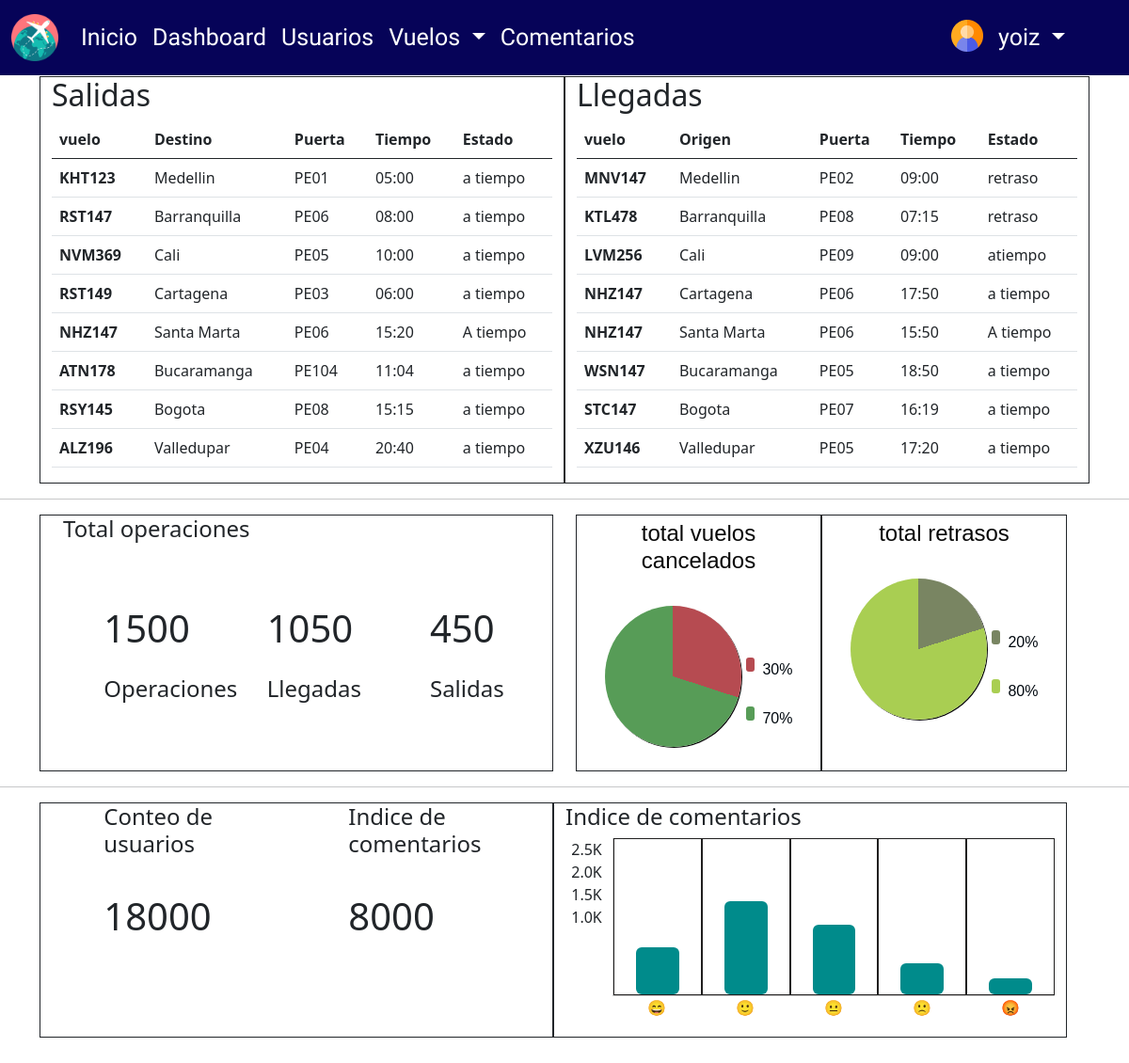
Page /dashboard (signed in) on the committed database.
### tables this page shows
CREATE TABLE usuarios (idusuarios INTEGER PRIMARY KEY ASC AUTOINCREMENT, nombre VARCHAR (45) NOT NULL, correo VARCHAR (45) UNIQUE NOT NULL, contrasena VARCHAR (45) NOT NULL, rol VARCHAR DEFAULT user NOT NULL);

CREATE TABLE vuelos (idvuelos INTEGER PRIMARY KEY ASC AUTOINCREMENT, origen VARCHAR (45), destino VARCHAR (45), estado VARCHAR (45), numero_vuelo VARCHAR (45), gate VARCHAR (15), hora_salida TIME, hora_llegada TIME, fecha_ida DATE, fecha_vuelta DATE, piloto VARCHAR (45), avion VARCHAR (45), capacidad INT);

### app.py (the view)
@app.route('/dashboard', methods=['GET', 'POST'])
@login_required
def dashboard():
    vuelos_llegada = consultar_vuelos_llegada()
    vuelos_salida = consultar_vuelos_salidas()
    rol_usuario = session.get('rol')
    if rol_usuario == 'adm':
        return render_template('dashboard.html', vuelos_llegada=vuelos_llegada, vuelos_salida=vuelos_salida)
    else:
        return redirect(url_for('acceso_denegado'))

### app.py (called while the page is built)
def login_required(view):
    @functools.wraps(view)
    def wrapped_view(**kwargs):
        if g.user is None:
            return redirect(url_for('login'))
        return view(**kwargs)
    return wrapped_view

@app.before_request
def cargar_usuario_registrado():
    print("Entró en before_request.")
    id_usuario = session.get('id_user')
    if id_usuario is None:
        g.user = None
    else:
        g.user = consultar_usuario_g(id_usuario)
    print("usuario", g.user)

### repository/data_repository.py (called while the page is built)
def consultar_usuario_g(id):
    db = get_db()
    cursor = db.execute(
        'SELECT idusuarios, nombre, correo, contrasena FROM usuarios WHERE idusuarios = ?',
        (id,)).fetchone()
    return cursor

def consultar_vuelos_salidas():
    sql = "SELECT * FROM vuelos WHERE origen='Mitu' "
    conn = sql_connection()
    cursor = conn.cursor()
    cursor.execute(sql)
    vuelos_salida = cursor.fetchall()
    return vuelos_salida

def consultar_vuelos_llegada():
    sql = "SELECT * FROM vuelos WHERE destino='Mitu'"
    conn = sql_connection()
    cursor = conn.cursor()
    cursor.execute(sql)
    vuelos_llegada = cursor.fetchall()
    return vuelos_llegada

### utils/db.py (called while the page is built)
def get_db():
    try:
        if 'db' not in g:
            print('conectada')
            g.db = sqlite3.connect('bd_vuelos.db')
        return g.db
    except Error:
        print(Error)

def sql_connection():
    try:
        conn=sqlite3.connect('bd_vuelos.db')
        return conn
    except Error:
        print(Error)

### templates/dashboard.html (shortened to what this page needs)
<!DOCTYPE html>
<html lang="es">
  <head>
    <link
      href="https://cdn.jsdelivr.net/npm/bootstrap@5.0.2/dist/css/bootstrap.min.css"
      rel="stylesheet"
    />
    <link rel="stylesheet" href="../static/css/style.css" />
  </head>
  <body>
    <header id="header">
        <nav class="navbar navbar-expand-lg fixed-top">
          <div class="container-fluid">
            <a class="navbar-brand" href="/">
              <img src="../static/img/aeropuerto.png" alt="logo" />
            </a>
            <div class="collapse navbar-collapse" id="navbarNav">
              <ul class="navbar-nav">
                <li class="nav-item">
                  <a class="nav-link" aria-current="page" href="/">Inicio</a>
                </li>
                <li class="nav-item">
                  <a class="nav-link active" href="/dashboard">Dashboard</a>
                </li>
                <li class="nav-item">
                  <a class="nav-link" href="/usuarios">Usuarios</a>
                </li>
                <li class="nav-item dropdown">
                  <a
                    class="nav-link dropdown-toggle"
                    href="#"
                    id="navbarDropdown"
                    role="button"
                    data-bs-toggle="dropdown"
                    aria-expanded="true"
                  >
                    Vuelos
                  </a>
                </li>
                <li class="nav-item">
                  <a class="nav-link" href="/comentarios">Comentarios</a>
                </li>
              </ul>
            </div>
            <div class="collapse navbar-collapse" id="navbar-font">
              <ul class="navbar-nav ms-auto mx-5 mb-2 mb-lg-0">
                <li class="nav-item">
                  <img class="nav-link" src="../static/img/user.png" alt="user icon" width="50px">
                </li>
                {%if g.user%}
                <li class="nav-item dropdown">
                  <a class="nav-link dropdown-toggle" href="#" id="navbarDropdown" role="button" data-bs-toggle="dropdown"aria-expanded="true">
                  {{ g.user[1] }}
                  </a>
                {%endif%}
              </ul>
            </div>
          </div>
        </nav>
    </header>
    <section>
      <div class="container">
        <div class="row justify-content-center pt-5 mx-auto">
          <div class="col-6 border border-dark">
            <h2>Salidas</h2>
            <table class="table">
              <thead>
                <tr>
                  <th scope="col">vuelo</th>
                  <th scope="col">Destino</th>
                  <th scope="col">Puerta</th>
                  <th scope="col">Tiempo</th>
                  <th scope="col">Estado</th>
                </tr>
              </thead>
              <tbody>
                {%for vuelo in vuelos_salida %}
                <tr>
                  <th scope="row">{%print(vuelo[4]) %}</th>
                  <td>{%print(vuelo[2]) %}</td>
                  <td>{%print(vuelo[5]) %}</td>
                  <td>{%print(vuelo[6]) %}</td>
                  <td>{%print(vuelo[3]) %}</td>
                </tr>
                {%endfor %}
              </tbody>
            </table>
          </div>
          <div class="col-6 border border-dark">
            <table class="table">
              <h2>Llegadas</h2>
              <thead>
                <tr>
                  <th scope="col">vuelo</th>
                  <th scope="col">Origen</th>
                  <th scope="col">Puerta</th>
                  <th scope="col">Tiempo</th>
                  <th scope="col">Estado</th>
                </tr>
              </thead>
              <tbody>
                {%for vuelo in vuelos_llegada %}
                <tr>
                  <th scope="row">{%print(vuelo[4]) %}</th>
                  <td>{%print(vuelo[1]) %}</td>
                  <td>{%print(vuelo[5]) %}</td>
                  <td>{%print(vuelo[6]) %}</td>
                  <td>{%print(vuelo[3]) %}</td>
                </tr>
                {%endfor %}
              </tbody>
            </table>
          </div>
        </div>
      </div>
      <hr />
      <div class="container row mx-auto">
        <div class="row justify-content-start col-6 border border-dark">
          <h4>Total operaciones</h4>
          <div class="col-2 justify-content-start mx-auto">
            <p class="fs-1">1500</p>
            <p class="fs-4">Operaciones</p>
          </div>
          <div class="col-2 justify-content-center mx-auto">
            <p class="fs-1">1050</p>
            <p class="fs-4">Llegadas</p>
          </div>
          <div class="col-2 justify-content-center mx-auto">
            <p class="fs-1">450</p>
            <p class="fs-4">Salidas</p>
          </div>
        </div>
        <div class="row col-6 mx-auto me-0">
          <div class="col-6 border border-dark">
            <h4 class="titulo_grafico">total vuelos cancelados</h4>
            <div class="container_grafico">
              <div class="grafico"></div>
              <div class="container_leyenda">
                <span class="leyenda_all">
                  <span class="color_1"></span>
                  <p class="social">30%</p>
                </span>
                <span class="leyenda_all">
                  <span class="color_2"></span>
                  <p class="social">70%</p>
                </span>
              </div>
            </div>
          </div>
          <div class="col-6 border border-dark justify-content-center mx-auto">
            <h4 class="titulo_grafico">total retrasos</h4>
            <div class="container_grafico">
              <div class="grafico2"></div>
              <div class="container_leyenda">
                <span class="leyenda_all">
                  <span class="color_3"></span>
                  <p class="social">20%</p>
                </span>
                <span class="leyenda_all">
                  <span class="color_4"></span>
                  <p class="social">80%</p>
                </span>
              </div>
            </div>
          </div>
        </div>
      </div>
      <hr />
      <div class="container row mx-auto" style="height: 250px">
        <div class="row justify-content-start col-6 border border-dark">
          <div class="col-4 justify-content-start mx-auto">
            <h4 class="text-align-center">Conteo de usuarios</h4>
            <br />
            <p class="fs-1">18000</p>
          </div>
          <div class="col-4 justify-content-center mx-auto">
            <h4>Indice de comentarios</h4>
            <br />
            <p class="fs-1">8000</p>
          </div>
        </div>
        <div class="container col-6 mx-auto border border-dark">
          <div class="grafico_barra">
            <h4>Indice de comentarios</h4>
            <div class="columnas">
              <div class="escala_y">
                <div class="division">2.5K</div>
                <div class="division">2.0K</div>
                <div class="division">1.5K</div>
                <div class="division">1.0K</div>
              </div>
              <div class="area_grafico">
                <div class="area_barras">
                  <div class="division">
                    <div class="barra" style="height: 30%"></div>
                  </div>
                  <div class="division">
                    <div class="barra" style="height: 60%"></div>
                  </div>
                  <div class="division">
                    <div class="barra" style="height: 45%"></div>
                  </div>
                  <div class="division">
                    <div class="barra" style="height: 20%"></div>
                  </div>
                  <div class="division">
                    <div class="barra" style="height: 10%"></div>
                  </div>
                </div>
                <div class="escala_x">
                  <div class="division">
                    <div>😄</div>
                  </div>
                  <div class="division">
                    <div>🙂</div>
                  </div>
                  <div class="division">
                    <div>😐</div>
                  </div>
                  <div class="division">
                    <div>🙁</div>
                  </div>
                  <div class="division">
                    <div>😡</div>
                  </div>
                </div>
              </div>
            </div>
          </div>
        </div>
      </div>
    </section>
  </body>
</html>

### static/css/style.css (style rules this page uses)
* { box-sizing: border-box; margin: 0; padding: 0; }
#header a { color: white; font-size: 25px; }
#header nav a img { width: 50px; }
nav.navbar { background-color: #060358; height: 80px; }
#header, #footer, #main { font-family: "Open Sans Condensed", sans-serif; }
:root { --color_cancelados: #b64b51; --color_realizados: rgb(87, 156, 87); --color_salidas: rgb(169, 206, 82); --color_llegadas: rgb(121, 133, 98); --background_color: white; }
.titulo_grafico { margin-top: 5px; text-align: center; color: rgb(8, 8, 8); font-family: "Gill Sans", "Gill Sans MT", Calibri, "Trebuchet MS", sans-serif; }
.container_grafico { width: 200px; height: 200px; display: flex; justify-content: space-around; align-items: center; margin-left: auto; margin-right: auto; }
.grafico { width: 150px; height: 150px; border-radius: 50%; background-image: conic-gradient( var(--color_cancelados) 30%, var(--color_realizados) 30% 70% ); box-shadow: 1px 1px rgb(8, 8, 8); }
.grafico2 { width: 150px; height: 150px; border-radius: 50%; background-image: conic-gradient( var(--color_llegadas) 20%, var(--color_salidas) 20% 80% ); box-shadow: 1px 1px rgb(8, 8, 8); }
.container_leyenda { width: 50px; height: 50px; margin-top: 10px; margin-left: 5px; }
.leyenda_all { display: flex; align-items: flex-start; margin-bottom: 10px; }
[class^="color_"] { width: 15px; height: 15px; background-color: var(--color_cancelados); margin-right: 8px; border-radius: 3px; }
.color_2 { background-color: var(--color_realizados); }
.color_3 { background-color: var(--color_salidas); }
.color_3 { background-color: var(--color_llegadas); }
.color_4 { background-color: var(--color_salidas); }
.social { color: rgb(1, 8, 15); font-family: "Gill Sans", "Gill Sans MT", Calibri, "Trebuchet MS", sans-serif; line-height: 1.6; }
.grafico_barra { width: 100%; background-color: var(--background_color); height: 100%; }
.grafico_barra .columnas { display: flex; flex-direction: row; height: 100%; }
.grafico_barra .columnas .escala_y { width: 50px; display: flex; flex-direction: column; }
.grafico_barra .columnas .escala_y .division { height: calc((100%-100px) / 6); display: flex; justify-content: center; align-items: center; padding-right: 5px; }
.grafico_barra .columnas .area_grafico { flex-grow: 1; display: flex; flex-direction: column; }
.grafico_barra .columnas .area_grafico .area_barras { flex-grow: 1; border-left: 1px solid #ccc; border-bottom: 1px solid #ccc; display: flex; }
.grafico_barra .columnas .area_grafico .area_barras .division { border: 1px solid rgb(32, 31, 31); width: calc(100% / 5); height: auto; display: flex; align-items: flex-end; justify-content: center; }
.grafico_barra .columnas .area_grafico .area_barras .division .barra { width: 50%; border-radius: 6px; margin: 0 1px; background-color: darkcyan; display: flex; align-items: flex-end; }
.grafico_barra .columnas .area_grafico .escala_x { display: flex; height: 80px; }
.grafico_barra .columnas .area_grafico .escala_x .division { width: calc(100% / 5); text-align: center; }

### rows in the picture
usuarios: nombre "yoiz"
vuelos: numero_vuelo "KHT123", destino "Medellin", gate "PE01", hora_salida "05:00", estado "a tiempo"
vuelos: numero_vuelo "RST147", destino "Barranquilla", gate "PE06", hora_salida "08:00", estado "a tiempo"
vuelos: numero_vuelo "NVM369", destino "Cali", gate "PE05", hora_salida "10:00", estado "a tiempo"
vuelos: numero_vuelo "RST149", destino "Cartagena", gate "PE03", hora_salida "06:00", estado "a tiempo"
vuelos: numero_vuelo "NHZ147", destino "Santa Marta", gate "PE06", hora_salida "15:20", estado "A tiempo"
vuelos: numero_vuelo "ATN178", destino "Bucaramanga", gate "PE104", hora_salida "11:04", estado "a tiempo"
vuelos: numero_vuelo "RSY145", destino "Bogota", gate "PE08", hora_salida "15:15", estado "a tiempo"
vuelos: numero_vuelo "ALZ196", destino "Valledupar", gate "PE04", hora_salida "20:40", estado "a tiempo"
vuelos: numero_vuelo "MNV147", origen "Medellin", gate "PE02", hora_salida "09:00", estado "retraso"
vuelos: numero_vuelo "KTL478", origen "Barranquilla", gate "PE08", hora_salida "07:15", estado "retraso"
vuelos: numero_vuelo "LVM256", origen "Cali", gate "PE09", hora_salida "09:00", estado "atiempo"
vuelos: numero_vuelo "NHZ147", origen "Cartagena", gate "PE06", hora_salida "17:50", estado "a tiempo"
vuelos: numero_vuelo "NHZ147", origen "Santa Marta", gate "PE06", hora_salida "15:50", estado "A tiempo"
vuelos: numero_vuelo "WSN147", origen "Bucaramanga", gate "PE05", hora_salida "18:50", estado "a tiempo"
vuelos: numero_vuelo "STC147", origen "Bogota", gate "PE07", hora_salida "16:19", estado "a tiempo"
vuelos: numero_vuelo "XZU146", origen "Valledupar", gate "PE05", hora_salida "17:20", estado "a tiempo"
